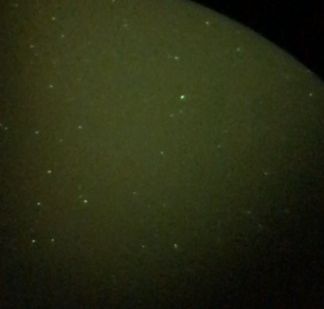
#> input picture OPTICS/sample0.png, 324 x 309 px
$ python brightness_contrast.py
#> lines starting #> are read from the running program, lines starting #| are printed output that depends on the picture
'''
Simple and fast image transforms to mimic:
 - brightness
 - contrast
 - erosion
 - dilation
'''

import cv2
from pylab import array, plot, show, axis, arange, figure, uint8

# Image data
image = cv2.imread("sample0.png",0) # load as 1-channel 8bit grayscale
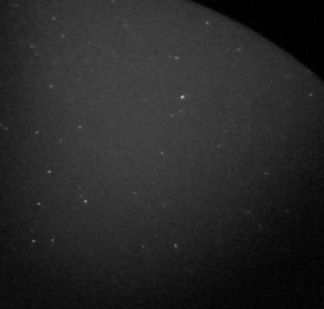
#> image: shape (309, 324); min 0, max 185, mean 39.1
cv2.imshow('image',image)
maxIntensity = 255.0 # depends on dtype of image data
x = arange(maxIntensity)

# Parameters for manipulating image data
phi = 1
theta = 1

# Increase intensity such that
# dark pixels become much brighter,
# bright pixels become slightly bright
newImage0 = (maxIntensity/phi)*(image/(maxIntensity/theta))**0.5
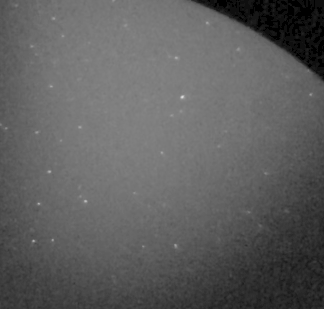
#> newImage0: shape (309, 324) float64; min 0, max 217.2, mean 95.1
newImage0 = array(newImage0,dtype=uint8)

cv2.imshow('newImage0',newImage0)
cv2.imwrite('newImage0.jpg',newImage0)

y = (maxIntensity/phi)*(x/(maxIntensity/theta))**0.5

# Decrease intensity such that
# dark pixels become much darker,
# bright pixels become slightly dark
newImage1 = (maxIntensity/phi)*(image/(maxIntensity/theta))**2
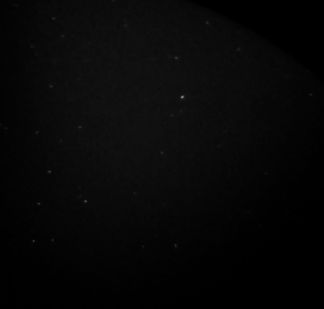
#> newImage1: shape (309, 324) float64; min 0, max 134.2, mean 7.4
newImage1 = array(newImage1,dtype=uint8)

cv2.imshow('newImage1',newImage1)

z = (maxIntensity/phi)*(x/(maxIntensity/theta))**2

# Plot the figures
figure()
plot(x,y,'r-') # Increased brightness
plot(x,x,'k:') # Original image
plot(x,z, 'b-') # Decreased brightness
#axis('off')
axis('tight')
show()
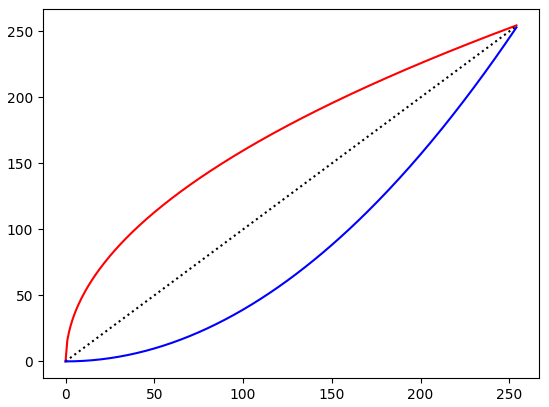
#> figure drawn by matplotlib, 1 panel; curve peaks at x = 254, y = 254.5; curve peaks at x = 254, y = 254; curve peaks at x = 254, y = 253

# Close figure window and click on other window
# Then press any keyboard key to close all windows
closeWindow = -1
while closeWindow<0:
    closeWindow = cv2.waitKey(1)
#> (key Esc is pressed here)
cv2.destroyAllWindows()
